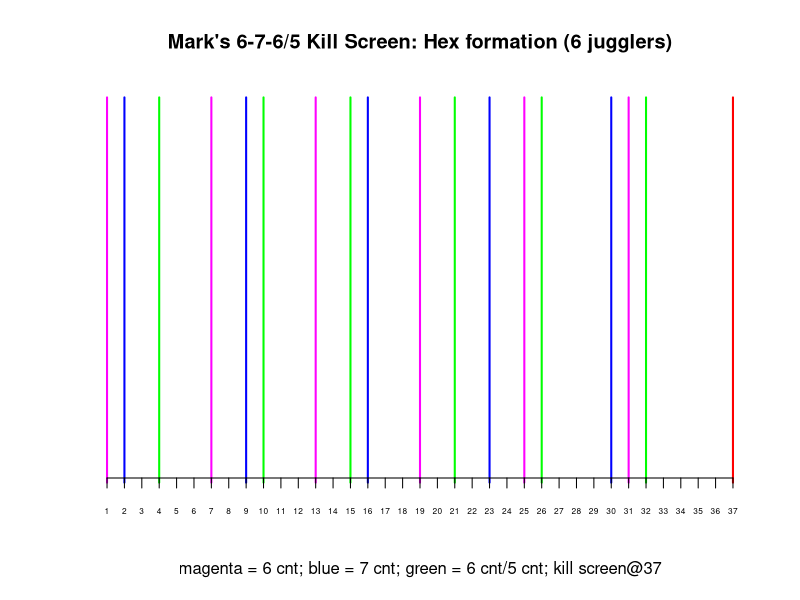

This figure's R source:

## February , 24
## code to figure out collisions in Mark's killswitch pattern

N <- 37
z1 <- rep(0,N)
z1[seq(1,N,by=6)] <- 1  ## 6 count, starting first
z2 <- rep(0,N)
z2[seq(2,N,by=7)] <- 1  ## 7 count, starting 2nd

z <- z1+z2 ## number of passes at same time

print( cbind(z1,z2) )

x <- (1:N)[z1==0 & z2==0]

## it looks like a 4-cnt/5-cnt alternating pair starting on beat 3 might work

z3 <- c(0,0,0,1,0,0,0,0,0,1,0,0,0,0,1,0,0,0,0,0,1,0,0,0,0,1,0,0,0,0,0,1,0,0,0,0,1)
cbind(z1,z2,z3)

cls <- rep(NA,N)
cls[z1==1] <- "magenta"
cls[z2==1] <- "blue"
cls[z3==1] <- "green"
cls[z1==1&z2==1&z3==1] <- "red"

pdf( file="ks-6-7-6.5.pdf", width=9, height=3 )
plot( 1:N, pmax(z1,z2,z3), type="h", axes=FALSE, lwd=2, col=cls , 
	xlab="magenta = 6 cnt; blue = 7 cnt; green = 6 cnt/5 cnt; kill screen@37",
		main="Mark's 6-7-6/5 Kill Screen: Hex formation (6 jugglers)", ylab="" )
axis(side=1, at=1:37, cex.axis=1/2, line=-1)
dev.off()

## ideas for a note about these sequences
## might be nice to have the kill screen in the 20's 


## E.g.

## Most passing patterns are designed so that when they go well, they avoid collisions , i.e., when
## performed with precision.  But Mark had the nice idea to have a planned set of collisions
## that would just emerge at some point by the regular passing sequence done precisely.
## Think of a pattern with 4 jugglers in a box, say (A,A') passing with other, and (B,B') passing
## with each other, and with passing lanes that cross.   Usually this is set up with both teams
## on 4-count rights, say alternating  which team passes the right through the middle (and all 
## passes on the odd counts 1 (A,A'), 3 (B,B'), 5 (A,A'), etc.   That's the most basic pattern
## which works as long as the passers are reasonably timed; but even this gets out of wack when
## passers go off time!    Good passers can pass a 1-count with precision, but only if the passes
## are delivered and received at a wide stance; they will surely collide if done well and if following
## the midline.

## Here we're interested in passing sequences that will eventually collide when done well, and done
## in a way to not artificially avoid collisions (e.g. by sending a wide throw).

## Let's have all jugglers start at the same time with two-in-the right
## Patterns that mesh without a kil-screen are things like
## (A,A') on 2-count rights; (B,B') on 2-count lefts
## (A,A') on 3-count, (B,B') on 3/2-count, starting with self
## The double-tree box

## Patterns that have a kill-screen  that's very early include

## (A,A') on 4-count rights; (B,B') on 3-count, starting on beat 2
##
##  beat: 1 2 3 4 5 6 7 8 9
## (A,A') p - - - p 
## (B,B') - p - - p 

## that's boring
## even a bigger delay is boring

##  beat: 1 2 3 4 5 6 7 8 9
## (A,A') p - - - p - - - p
## (B,B') - - p - - p - - p

## We seek interesting patterns for 4, 6, or 8 jugglers that have a kill-screen in the 20's or 30's
## the ks-6-7-6.5 is one for three pairs should work nicely, with a kill-screen at beat 37

## draw box/hex etc 
